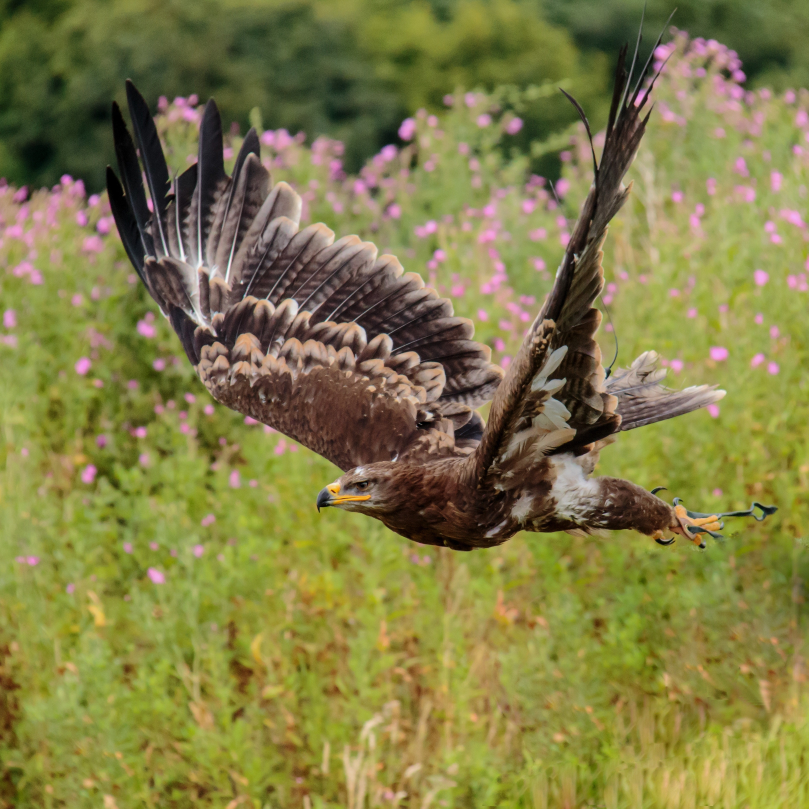
#> input picture operacoes_aritmeticas/images/bird1.jpg, 3235 x 3235 px (shown at 1/4 size)
$ python adicao.py
#> lines starting #> are read from the running program, lines starting #| are printed output that depends on the picture
import sys
import cv2
import matplotlib.pyplot as plt
from tkinter import filedialog
import os


def readImage():
   filename = filedialog.askopenfilename(initialdir=os.getcwd())
#> the answer given: images/bird1.jpg
   if not (os.path.isfile(filename)):
      sys.exit("Arquivo não encontrado!")
   img = cv2.imread(filename)
#> img is the input picture: shape (3235, 3235, 3); mean B, G, R 69.8, 125.2, 130.5
   img = cv2.cvtColor(img, cv2.COLOR_BGR2RGB)
   return img


def showImages(img1, img2, img3, tituloSuperior):
   fig, (ax1, ax2, ax3) = plt.subplots(1, 3, figsize=(12, 4))
   fig.suptitle(tituloSuperior)
   ax1.imshow(img1)
   ax2.imshow(img2)
   ax3.imshow(img3)
   ax1.set_title('Imagem 1')
   ax2.set_title('Imagem 2')
   ax3.set_title('Resultado')
   plt.show()


def main():
   img1 = readImage()
   img2 = readImage()
#> the answer given: images/bird2.jpg
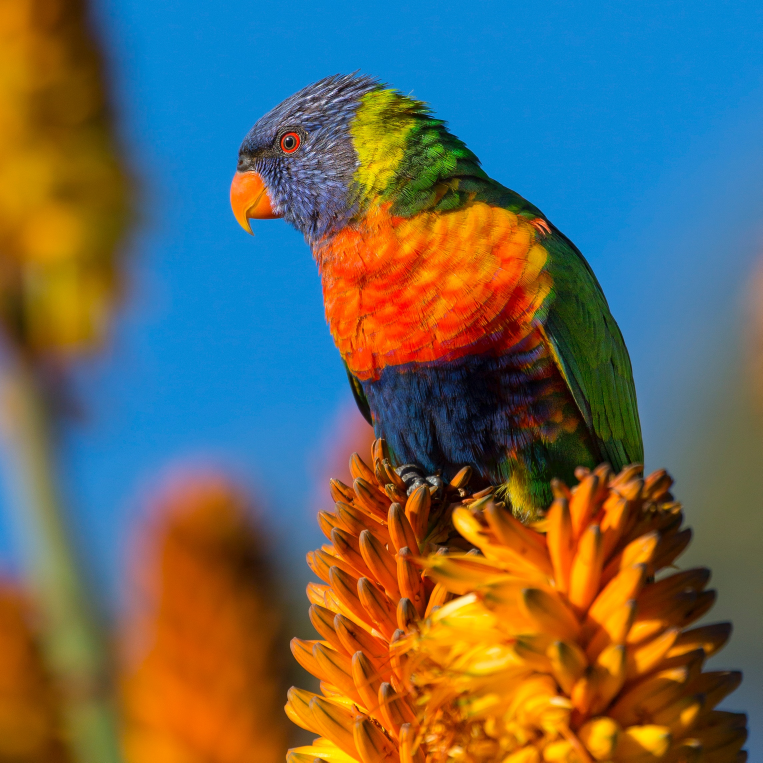
#> input picture operacoes_aritmeticas/images/bird2.jpg, 2287 x 2287 px (shown at 1/3 size)
#> in readImage, img is the input picture: shape (2287, 2287, 3); mean B, G, R 91, 103.5, 101.8
   # img1 = cv2.resize(img1, (3, 3))
   # img2 = cv2.resize(img2, (3, 3))
   img1 = cv2.resize(img1, (1000, 1000))
   img2 = cv2.resize(img2, (1000, 1000))
   # [4 lines of commented-out code are left out]
   img3 = cv2.add(img1, img2)
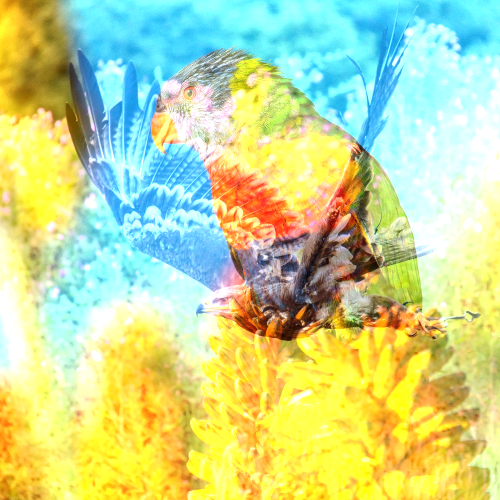
#> img3: shape (1000, 1000, 3) (shown at 1/2 size); mean R, G, B 200.4, 216.5, 150.6
   # print('==IMG3==')
   # print(img3)
   showImages(img1, img2, img3, 'Adição de Imagens')
#> in showImages, `plt.show()`:
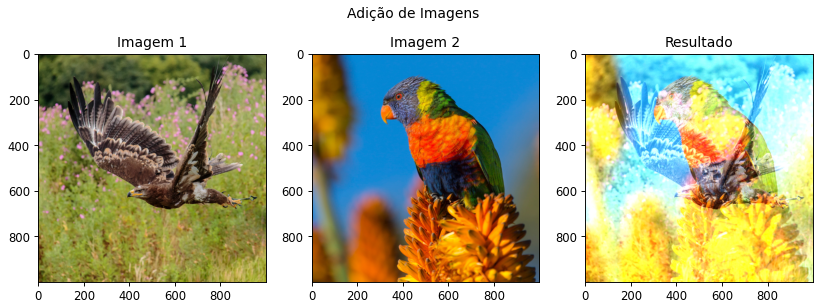
#> figure drawn by matplotlib, 3 panels

if __name__ == '__main__':
   main()
